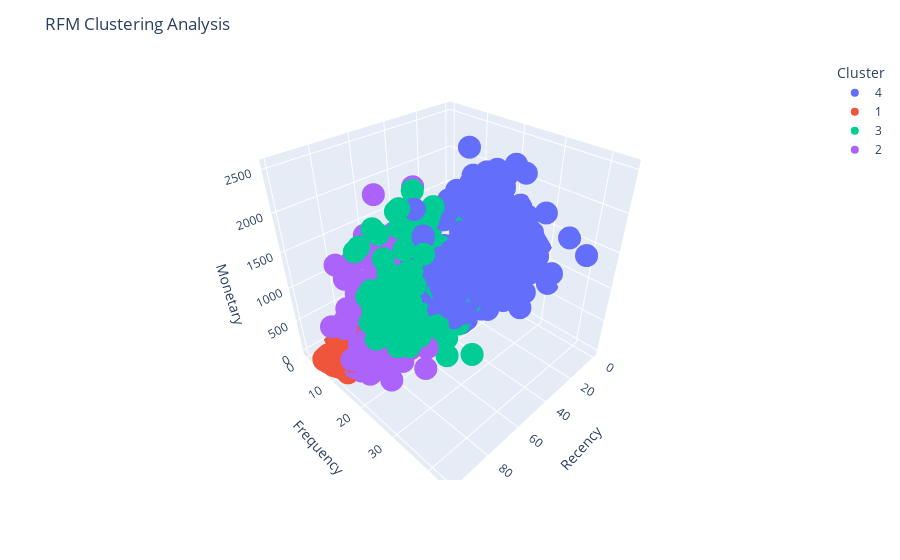

Notebook cell for this chart:
### Code cell
import plotly.graph_objects as go
import plotly.express as px

Cluster = df[['Recency','Frequency','Monetary','Cluster']]
# Scatter plot
fig = px.scatter_3d(Cluster, x='Recency', y='Frequency', z='Monetary', color=Cluster['Cluster'],
                   labels={'0':'Recency','1':'Frequency','2':'Monetary'})
fig.update_layout(title='RFM Clustering Analysis')

# Show the figure
fig.show()

### Figure 1 — Plotly figure (JSON) as saved in the notebook; plotly's stock layout.template omitted (floating-point values rounded to 4 significant figures; data arrays with more than 128 entries replaced by an {"elided": "..."} marker saying what was removed)
{"data": [{"hovertemplate": "Cluster=4<br>Recency=%{x}<br>Frequency=%{y}<br>Monetary=%{z}<extra></extra>", "legendgroup": "4", "marker": {"color": "#636efa", "symbol": "circle"}, "mode": "markers", "name": "4", "scene": "scene", "showlegend": true, "type": "scatter3d", "x": {"elided": "458 int values"}, "y": {"elided": "458 int values"}, "z": {"elided": "458 int values"}}, {"hovertemplate": "Cluster=1<br>Recency=%{x}<br>Frequency=%{y}<br>Monetary=%{z}<extra></extra>", "legendgroup": "1", "marker": {"color": "#EF553B", "symbol": "circle"}, "mode": "markers", "name": "1", "scene": "scene", "showlegend": true, "type": "scatter3d", "x": {"elided": "495 int values"}, "y": {"elided": "495 int values"}, "z": {"elided": "495 int values"}}, {"hovertemplate": "Cluster=3<br>Recency=%{x}<br>Frequency=%{y}<br>Monetary=%{z}<extra></extra>", "legendgroup": "3", "marker": {"color": "#00cc96", "symbol": "circle"}, "mode": "markers", "name": "3", "scene": "scene", "showlegend": true, "type": "scatter3d", "x": {"elided": "280 int values"}, "y": {"elided": "280 int values"}, "z": {"elided": "280 int values"}}, {"hovertemplate": "Cluster=2<br>Recency=%{x}<br>Frequency=%{y}<br>Monetary=%{z}<extra></extra>", "legendgroup": "2", "marker": {"color": "#ab63fa", "symbol": "circle"}, "mode": "markers", "name": "2", "scene": "scene", "showlegend": true, "type": "scatter3d", "x": {"elided": "720 int values"}, "y": {"elided": "720 int values"}, "z": {"elided": "720 int values"}}], "layout": {"legend": {"title": {"text": "Cluster"}, "tracegroupgap": 0}, "margin": {"t": 60}, "scene": {"domain": {"x": [0, 1], "y": [0, 1]}, "xaxis": {"title": {"text": "Recency"}}, "yaxis": {"title": {"text": "Frequency"}}, "zaxis": {"title": {"text": "Monetary"}}}, "title": {"text": "RFM Clustering Analysis"}}}
